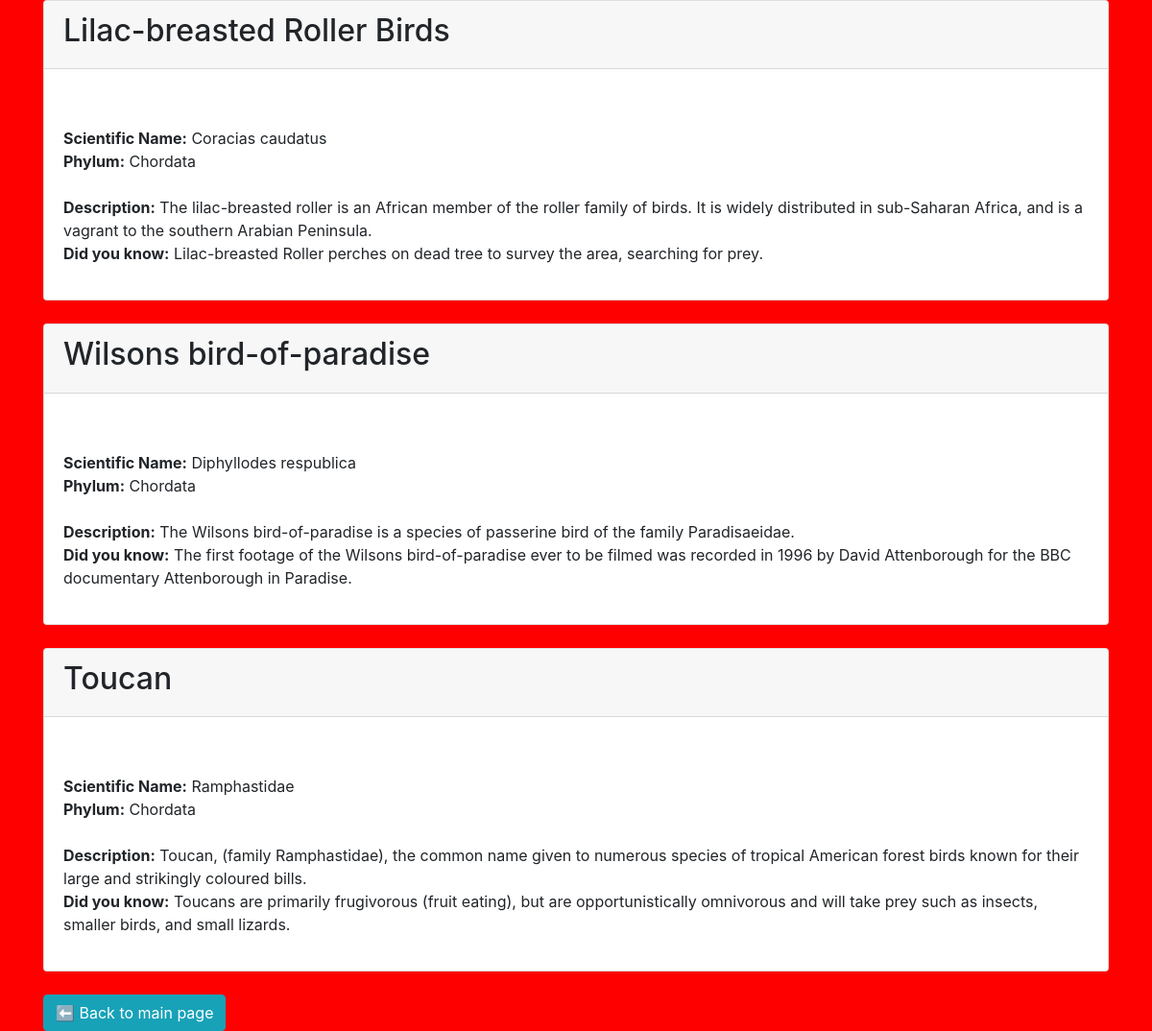
The app's page /colorfuls with its own data.
### tables this page shows
CREATE TABLE colorfuls(birdID, birdname, phylum, sciName, desc, know, img);

### app.py (the view)
@app.route('/colorfuls')
def colorfuls():
    colorfuls = execute_sql('SELECT * FROM colorfuls')
    return render_template('colorfuls.html', colorfuls=colorfuls)

### app.py (called while the page is built)
def open_connection():
    connection = getattr(g, '_connection', None)
    if connection == None:
        connection = g._connection = sqlite3.connect(PATH)
    connection.row_factory = sqlite3.Row
    return connection

def execute_sql(sql, values=(), commit=False, single=False):
    connection = open_connection()
    cursor = connection.execute(sql, values)
    if commit == True:
        results = connection.commit()
    else:
        results = cursor.fetchone() if single else cursor.fetchall()
    cursor.close()
    return results

@app.teardown_appcontext
def close_connection(exception):
    connection = getattr(g, '_connection', None)
    if connection is not None:
        connection.close()

### templates/colorfuls.html
{% extends "layout.html" %}
{% block content%}
{{ show_colorfuls(colorfuls) }}
<a href="/about" class="btn btn-info"> ⬅️ Back to main page</a>
{% endblock %}

### templates/_macros.html (shortened to what this page needs)
{% macro show_colorful(colorfuls) %}
<div class="card adjust-height">
  <header class="card-header">
    <div class="card-header-title">
      <h2>{{ colorfuls['birdName']}} </h2>
    </div>
  </header>
  <div class="card-content" style="padding: 20px;">
    <div class="content">
      <p>
        <center><img src="{{ colorfuls['img'] }}" alt="" style="width: 500px;"></center>
        <b>Scientific Name:</b> {{ colorfuls['sciName'] }}<br>
        <b>Phylum:</b> {{ colorfuls['phylum']}}<br>
        <br>
        <b>Description:</b> {{ colorfuls['desc'] }}<br>
        <b>Did you know:</b> {{ colorfuls['know'] }}
      </p>
    </div>
  </div>
</div>
<br>
{% endmacro %}
{% macro show_colorfuls(colorfuls) %}
<div class="columns is-multiline">
  {% for colorful in colorfuls %}
  <div class="column is-half">
    {{ show_colorful(colorful) }}
  </div>
  {% endfor %}
</div>
{% endmacro %}

### static/css/styles.css (style rules this page uses)
body { background-color: red; }

### records on screen
colorfuls: birdName "Lilac-breasted Roller Birds", sciName "Coracias caudatus", phylum "Chordata", desc "The lilac-breasted roller is an African member of the roller family of birds. It is widely distributed in sub-Saharan Africa, and is a vagrant to the southern Arabian Peninsula.", know "Lilac-breasted Roller perches on dead tree to survey the area, searching for prey."
colorfuls: birdName "Wilsons bird-of-paradise", sciName "Diphyllodes respublica", phylum "Chordata", desc "The Wilsons bird-of-paradise is a species of passerine bird of the family Paradisaeidae.", know "The first footage of the Wilsons bird-of-paradise ever to be filmed was recorded in 1996 by David Attenborough for the BBC documentary Attenborough in Paradise."
colorfuls: birdName "Toucan", sciName "Ramphastidae", phylum "Chordata", desc "Toucan, (family Ramphastidae), the common name given to numerous species of tropical American forest birds known for their large and strikingly coloured bills.", know "Toucans are primarily frugivorous (fruit eating), but are opportunistically omnivorous and will take prey such as insects, smaller birds, and small lizards."
